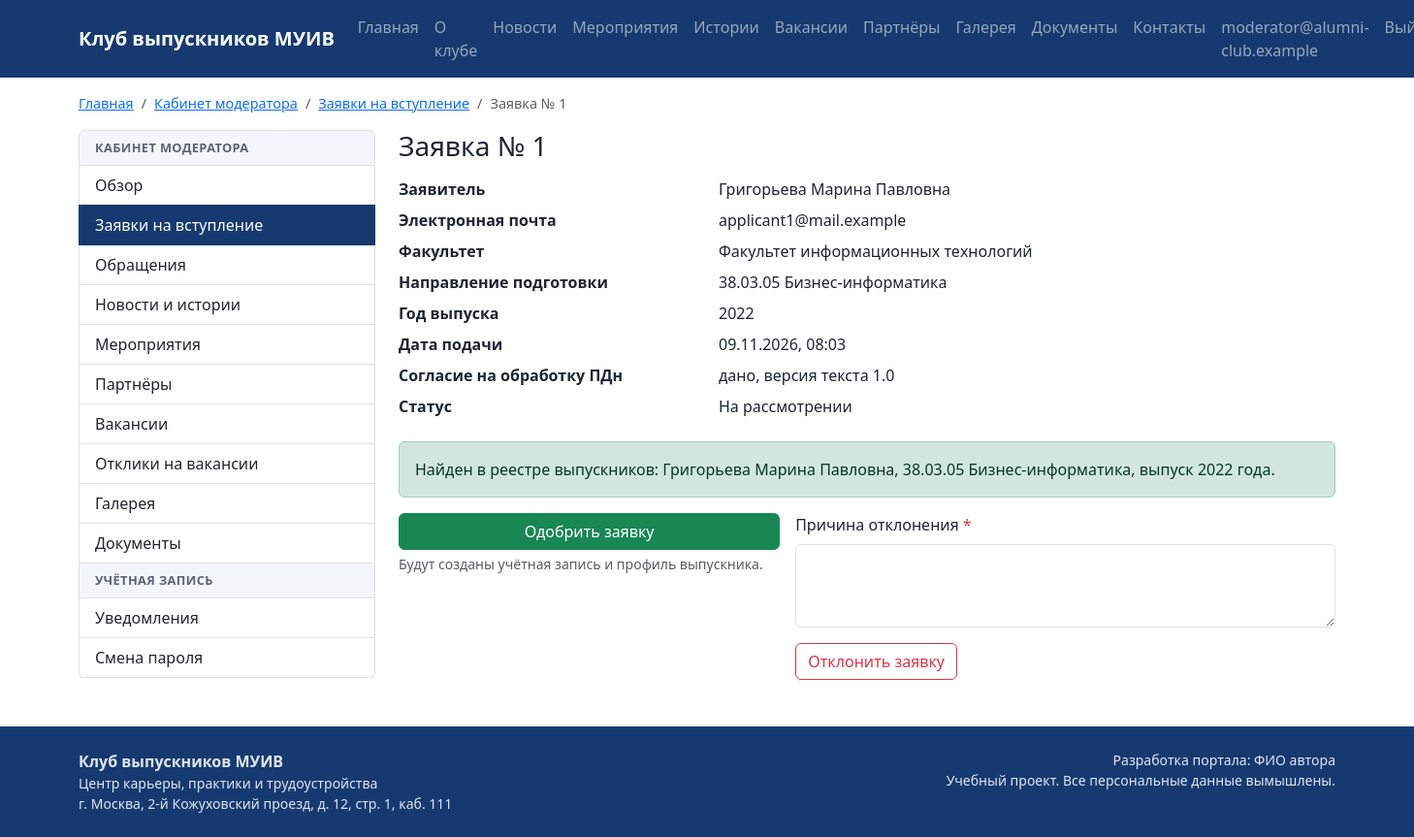
/moderation/requests/1/ (signed in), run on the app's committed database.
### accounts/models.py (models this page shows, shortened)
class User(AbstractBaseUser):
    email = models.EmailField("Электронная почта", max_length=254, unique=True)
    role = models.ForeignKey(Role, on_delete=models.PROTECT, verbose_name="Роль",
                             related_name="users")
    is_active = models.BooleanField("Активна", default=True)
    created_at = models.DateTimeField("Дата регистрации", auto_now_add=True)
    objects = UserManager()
    USERNAME_FIELD = "email"
    REQUIRED_FIELDS = []
    class Meta:
        db_table = "users"
        verbose_name = "Пользователь"
        verbose_name_plural = "Пользователи"
        ordering = ["email"]
    @property
    def is_admin(self):
        return self.role.code == Role.ADMIN
    @property
    def is_moderator(self):
        return self.role.code in (Role.MODERATOR, Role.ADMIN)
    @property
    def is_alumnus(self):
        return self.role.code == Role.ALUMNUS

### club/models.py (models this page shows, shortened)
class MembershipRequest(models.Model):
    last_name = models.CharField("Фамилия", max_length=100)
    first_name = models.CharField("Имя", max_length=100)
    middle_name = models.CharField("Отчество", max_length=100, blank=True)
    email = models.EmailField("Электронная почта", max_length=254)
    program = models.ForeignKey(Program, on_delete=models.PROTECT,
                                verbose_name="Направление подготовки", related_name="requests")
    grad_year = models.PositiveSmallIntegerField(
        "Год выпуска", validators=[MinValueValidator(1990), MaxValueValidator(2100)])
    status = models.ForeignKey(RequestStatus, on_delete=models.PROTECT, verbose_name="Статус",
                               related_name="requests")
    consent_version = models.CharField("Версия согласия на обработку ПДн", max_length=20)
    submitted_at = models.DateTimeField("Дата подачи", default=timezone.now)
    reviewed_by = models.ForeignKey(settings.AUTH_USER_MODEL, on_delete=models.SET_NULL,
                                    null=True, blank=True, verbose_name="Кем рассмотрена",
                                    related_name="reviewed_requests")
    reviewed_at = models.DateTimeField("Дата рассмотрения", null=True, blank=True)
    comment = models.CharField("Комментарий модератора", max_length=255, blank=True)
    class Meta:
        db_table = "membership_requests"
        verbose_name = "Заявка на вступление"
        verbose_name_plural = "Заявки на вступление"
        ordering = ["-submitted_at"]

class Program(models.Model):
    faculty = models.ForeignKey(Faculty, on_delete=models.PROTECT, verbose_name="Факультет",
                                related_name="programs")
    code = models.CharField("Код направления", max_length=10)
    name = models.CharField("Название", max_length=150)
    class Meta:
        db_table = "programs"
        verbose_name = "Направление подготовки"
        verbose_name_plural = "Направления подготовки"
        ordering = ["code"]
        constraints = [
            models.UniqueConstraint(fields=["code", "name"], name="uniq_program_code_name"),
        ]
    def __str__(self):
        return f"{self.code} {self.name}"

class Faculty(models.Model):
    name = models.CharField("Название", max_length=150, unique=True)
    class Meta:
        db_table = "faculties"
        verbose_name = "Факультет"
        verbose_name_plural = "Факультеты"
        ordering = ["name"]
    def __str__(self):
        return self.name

class RequestStatus(models.Model):
    PENDING = "pending"
    APPROVED = "approved"
    REJECTED = "rejected"
    code = models.CharField("Код", max_length=20, unique=True)
    name = models.CharField("Название", max_length=50)
    class Meta:
        db_table = "request_statuses"
        verbose_name = "Статус заявки"
        verbose_name_plural = "Статусы заявок"

class GraduateRecord(models.Model):
    last_name = models.CharField("Фамилия", max_length=100)
    first_name = models.CharField("Имя", max_length=100)
    middle_name = models.CharField("Отчество", max_length=100, blank=True)
    program = models.ForeignKey(Program, on_delete=models.PROTECT,
                                verbose_name="Направление подготовки", related_name="graduates")
    grad_year = models.PositiveSmallIntegerField(
        "Год выпуска", validators=[MinValueValidator(1990), MaxValueValidator(2100)])
    imported_at = models.DateTimeField("Дата загрузки", auto_now=True)
    class Meta:
        db_table = "graduate_records"
        verbose_name = "Запись реестра выпускников"
        verbose_name_plural = "Реестр выпускников"
        ordering = ["last_name", "first_name"]
        constraints = [
            models.UniqueConstraint(
                fields=["last_name", "first_name", "middle_name", "program", "grad_year"],
                name="uniq_graduate_record"),
        ]
        indexes = [models.Index(fields=["last_name", "grad_year"], name="idx_graduate_search")]

### moderation/views.py (the view, shortened to what this page needs)
# urls.py: path("requests/<int:pk>/", views.request_detail, name="request_detail"),
@role_required(*STAFF)
def request_detail(request, pk):
    membership_request = get_object_or_404(
        MembershipRequest.objects.select_related("program__faculty", "status"), pk=pk)
    is_pending = membership_request.status.code == RequestStatus.PENDING
    reject_form = RejectForm(request.POST or None)
    return render(request, "moderation/request_detail.html", {
        "item": membership_request,
        "is_pending": is_pending,
        "registry_record": services.find_in_registry(membership_request),
        "reject_form": reject_form,
        "crumbs": crumbs(HOME, ("Заявки на вступление", "moderation:requests"),
                         f"Заявка № {membership_request.pk}"),
    })

### moderation/forms.py
class RejectForm(BootstrapMixin, forms.Form):
    comment = forms.CharField(label="Причина отклонения", max_length=255,
                              widget=forms.Textarea(attrs={"rows": 3}))

### club/services.py (called while the page is built)
def find_in_registry(membership_request):
    return GraduateRecord.objects.filter(
        last_name__iexact=membership_request.last_name,
        first_name__iexact=membership_request.first_name,
        grad_year=membership_request.grad_year,
    ).select_related("program").first()

### core/breadcrumbs.py (called while the page is built)
def crumbs(*items):
    result = []
    for item in items:
        if isinstance(item, str):
            result.append({"title": item, "url": None})
        else:
            title, route, *args = item
            result.append({"title": title, "url": reverse(route, args=args)})
    return result

### core/context_processors.py (called while the page is built)
def site(request):
    return {
        "menu": MENU,
        "portal_name": settings.PORTAL_NAME,
        "portal_author": settings.PORTAL_AUTHOR,
    }

### templates/moderation/request_detail.html (shortened to what this page needs)
{% extends "layouts/cabinet.html" %}
{% block cabinet %}
<h1 class="h3 mb-3">Заявка № {{ item.pk }}</h1>
<dl class="row">
  <dt class="col-sm-4">Заявитель</dt><dd class="col-sm-8">{{ item.last_name }} {{ item.first_name }} {{ item.middle_name }}</dd>
  <dt class="col-sm-4">Электронная почта</dt><dd class="col-sm-8">{{ item.email }}</dd>
  <dt class="col-sm-4">Факультет</dt><dd class="col-sm-8">{{ item.program.faculty }}</dd>
  <dt class="col-sm-4">Направление подготовки</dt><dd class="col-sm-8">{{ item.program }}</dd>
  <dt class="col-sm-4">Год выпуска</dt><dd class="col-sm-8">{{ item.grad_year }}</dd>
  <dt class="col-sm-4">Дата подачи</dt><dd class="col-sm-8">{{ item.submitted_at|date:"d.m.Y, H:i" }}</dd>
  <dt class="col-sm-4">Согласие на обработку ПДн</dt><dd class="col-sm-8">дано, версия текста {{ item.consent_version }}</dd>
  <dt class="col-sm-4">Статус</dt><dd class="col-sm-8">{{ item.status.name }}</dd>
</dl>
{% if registry_record %}
  <div class="alert alert-success">Найден в реестре выпускников: {{ registry_record.last_name }}
    {{ registry_record.first_name }} {{ registry_record.middle_name }}, {{ registry_record.program }},
    выпуск {{ registry_record.grad_year }} года.</div>
{% else %}
  <div class="alert alert-warning">В реестре выпускников совпадений по фамилии, имени и году выпуска не найдено.
    Проверьте сведения об окончании университета вручную.</div>
{% endif %}
{% if is_pending %}
  <div class="row g-3">
    <div class="col-md-5">
      <form method="post">
        <button class="btn btn-success w-100" type="submit" name="approve" value="1">Одобрить заявку</button>
        <div class="form-text">Будут созданы учётная запись и профиль выпускника.</div>
      </form>
    </div>
    <div class="col-md-7">
      <form method="post" novalidate>
        {% include "includes/form_fields.html" with form=reject_form %}
        <button class="btn btn-outline-danger" type="submit" name="reject" value="1">Отклонить заявку</button>
      </form>
    </div>
  </div>
{% endif %}
{% endblock %}

### templates/base.html (shortened to what this page needs)
{% load static %}<!doctype html>
<html lang="ru">
<head>
  <link href="https://cdn.jsdelivr.net/npm/bootstrap@5.3.3/dist/css/bootstrap.min.css" rel="stylesheet">
  <link href="{% static 'css/site.css' %}" rel="stylesheet">
</head>
<body class="d-flex flex-column min-vh-100">
<nav class="navbar navbar-expand-xl navbar-dark site-nav">
  <div class="container">
    <a class="navbar-brand fw-bold" href="{% url 'core:home' %}">{{ portal_name }}</a>
    <div class="collapse navbar-collapse" id="mainMenu">
      <ul class="navbar-nav me-auto">
        {% for title, route in menu %}
          {% url route as item_url %}
          <li class="nav-item">
            <a class="nav-link{% if request.path == item_url %} active{% endif %}" href="{{ item_url }}">{{ title }}</a>
          </li>
        {% endfor %}
      </ul>
      <ul class="navbar-nav">
        {% if user.is_authenticated %}
          <li class="nav-item"><a class="nav-link" href="{% url 'accounts:cabinet' %}">{{ user.email }}</a></li>
          <li class="nav-item">
            <form method="post" action="{% url 'accounts:logout' %}">{% csrf_token %}
              <button class="btn btn-link nav-link" type="submit">Выйти</button>
            </form>
          </li>
        {% else %}
          <li class="nav-item"><a class="nav-link" href="{% url 'accounts:login' %}">Войти</a></li>
          <li class="nav-item"><a class="btn btn-accent ms-xl-2" href="{% url 'club:join' %}">Вступить в клуб</a></li>
        {% endif %}
      </ul>
    </div>
  </div>
</nav>
<div class="container">
  <nav aria-label="Навигационная цепочка" class="mt-3">
    <ol class="breadcrumb">
      {% if crumbs %}
        <li class="breadcrumb-item"><a href="{% url 'core:home' %}">Главная</a></li>
        {% for crumb in crumbs %}
          {% if crumb.url %}
            <li class="breadcrumb-item"><a href="{{ crumb.url }}">{{ crumb.title }}</a></li>
          {% else %}
            <li class="breadcrumb-item active" aria-current="page">{{ crumb.title }}</li>
          {% endif %}
        {% endfor %}
      {% else %}
        <li class="breadcrumb-item active" aria-current="page">Главная</li>
      {% endif %}
    </ol>
  </nav>
</div>
<main class="container flex-grow-1 pb-5">
  {% block content %}{% endblock %}
</main>
<footer class="site-footer py-4 mt-auto">
  <div class="container d-flex flex-column flex-md-row justify-content-between gap-2">
    <div>
      <div class="fw-bold">{{ portal_name }}</div>
      <div class="small">Центр карьеры, практики и трудоустройства</div>
      <div class="small">г. Москва, 2-й Кожуховский проезд, д. 12, стр. 1, каб. 111</div>
    </div>
    <div class="small text-md-end">
      <div>Разработка портала: {{ portal_author }}</div>
      <div>Учебный проект. Все персональные данные вымышлены.</div>
    </div>
  </div>
</footer>
</body>
</html>

### static/css/site.css (style rules this page uses)
:root { --club-blue: #163a70; --club-red: #c8102e; --club-light: #f3f6fb; }
body { font-family: "Segoe UI", Roboto, Arial, sans-serif; color: #1d2433; }
.site-nav { background-color: var(--club-blue); }
.breadcrumb { font-size: 0.9rem; }
h1, h2, h3 { color: var(--club-blue); }
.site-footer { background-color: var(--club-blue); color: #dfe6f2; }

### data on the page
User: email "moderator@alumni-club.example"
MembershipRequest: pk "1", last_name "Григорьева", first_name "Марина", middle_name "Павловна", email "applicant1@mail.example", program.faculty "Факультет информационных технологий", program "38.03.05 Бизнес-информатика", grad_year "2022", submitted_at "09.11.2026, 08:03", consent_version "1.0", status.name "На рассмотрении"
GraduateRecord: last_name "Григорьева", first_name "Марина", middle_name "Павловна", program "38.03.05 Бизнес-информатика", grad_year "2022"

### other printed values
{{ portal_name }} "Клуб выпускников МУИВ"
{{ title }} "Главная" "О клубе" "Новости" "Мероприятия" "Истории" "Вакансии" "Партнёры" "Галерея" "Документы" "Контакты"
{{ crumb.title }} "Кабинет модератора" "Заявки на вступление"
{{ crumb.title }} "Заявка № 1"
{{ label }} "Обзор Заявки на вступление Обращения Новости и истории Мероприятия Партнёры Вакансии Отклики на вакансии Галерея Документы Уведомления Смена пароля"
{{ field.label }} "Причина отклонения"
{{ portal_author }} "ФИО автора"
